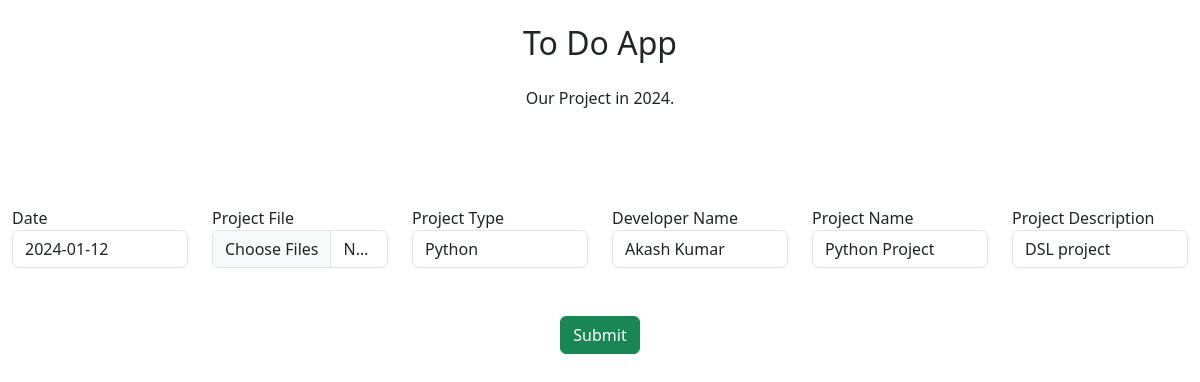
Page /open-to-do/9 on the committed database.
### todo/models.py (models this page shows, shortened)
class ToDos(models.Model):
    pro_id = models.AutoField(primary_key=True)
    date = models.TextField()
    dev_name = models.CharField(max_length=20)
    pro_type = models.CharField(max_length=20)
    pro_name = models.CharField(max_length=50)
    pro_description = models.TextField()

### todo/views.py (the view)
# urls.py: path('open-to-do/<int:id>', views.open_to_do, name="open_to_do"),
def open_to_do(request, id):
    project = ToDos.objects.filter(pro_id=id).first()
    return render(request, 'update.html', context={"project": project})

### templates/update.html (shortened to what this page needs)
{% extends 'base.html' %}
{% block content %}
<section class="mb-4">
    <h2 class="h1-responsive font-weight-bold text-center my-4">To Do App</h2>
    <p class="text-center w-responsive mx-auto mb-5">Our Project in 2024.</p>
    <div class="row col-md-12 mx-auto">
        <div class="mr-auto">
            <form id="contact-form" name="contact-form" action="/update-to-do/{{project.pro_id}}" method="POST" enctype="multipart/form-data">
                <div class="row mt-5">
                    <div class="col-md-2">
                        <div class="md-form mb-0">
                            <label for="date" class="">Date</label>
                            <input type="text" id="date" name="date" class="form-control" value="{{project.date}}">
                        </div>
                    </div>
                    <div class="col-md-2">
                        <div class="md-form mb-0">
                            <label for="my-file" class="">Project File</label>
                            <input type="file" id="my-file" name="file" class="form-control" multiple>
                        </div>
                    </div>
                    <div class="col-md-2">
                        <div class="md-form mb-0">
                            <label for="pro-type" class="">Project Type</label>
                            <input type="text" id="pro-type" name="pro-type" class="form-control", value="{{project.pro_type}}">
                        </div>
                    </div>
                    <div class="col-md-2">
                        <div class="md-form mb-0">
                            <label for="dev" class="">Developer Name</label>
                            <input type="text" id="dev" name="dev" class="form-control", value="{{project.dev_name}}">
                        </div>
                    </div>
                    <div class="col-md-2">
                        <div class="md-form mb-0">
                            <label for="name" class="">Project Name</label>
                            <input type="text" id="name" name="name" class="form-control" value="{{project.pro_name}}">
                        </div>
                    </div>
                    <div class="col-md-2">
                        <div class="md-form mb-0">
                            <label for="pro-description" class="">Project Description</label>
                            <input type="text" id="pro-description" name="pro-description" class="form-control" value="{{project.pro_description}}">
                        </div>
                    </div>
                </div>
                <div class="text-center text-md-left mt-5">
                    <button type="submit" class="btn btn-success">Submit</button>
                </div>
            </form>
        </div>
    </div>
</section>
{% endblock %}

### rows in the picture
ToDos: date "2024-01-12", pro-type "Python", dev "Akash Kumar", name "Python Project", pro-description "DSL project"
